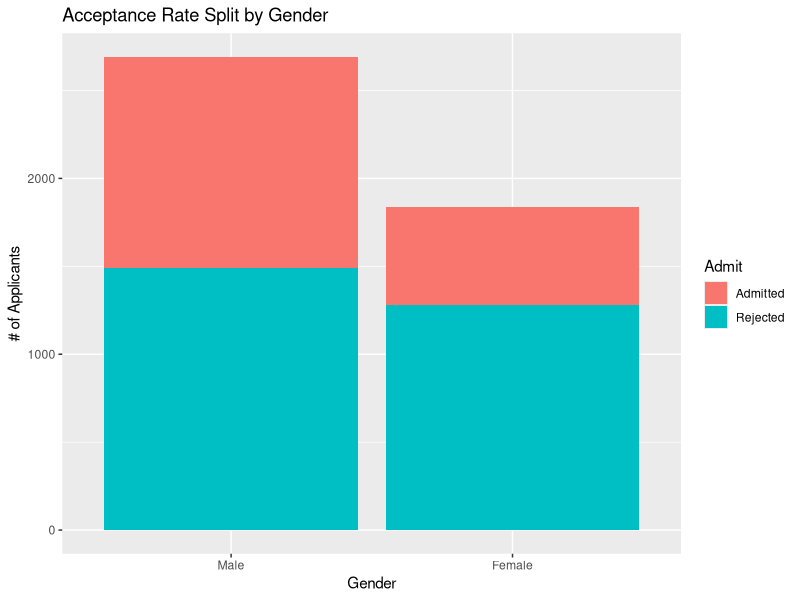
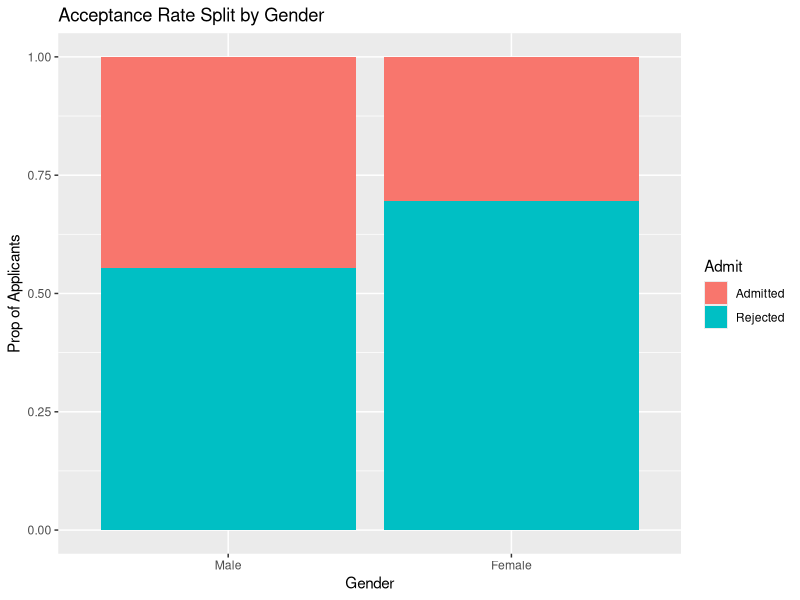

Write R code to recreate these figures, in order.
## ---- chunk 1
knitr::opts_chunk$set(echo = TRUE)
library(ggplot2)
library(dplyr)
## ---- chunk 2
data(UCBAdmissions)
UCBAdmissions <- UCBAdmissions %>% 
  as.data.frame() %>% 
  group_by(Admit, Gender) %>% 
  summarise(Freq = sum(Freq))
UCBAdmissions
## ---- chunk 3
UCBPlot <- ggplot(data=UCBAdmissions, aes(x=Gender, y=Freq, fill=Admit)) +
  ggtitle("Acceptance Rate Split by Gender") +
  xlab("Gender")
UCBPlot + geom_bar(stat = "identity") +
  ylab("# of Applicants")
## ---- chunk 4
UCBPlot + geom_bar(stat = "identity", position="fill") +
  ylab("Prop of Applicants")
## ---- chunk 5
data(UCBAdmissions)
UCBAdmissions <- as.data.frame(UCBAdmissions) %>% tbl_df()
UCBAdmissions
